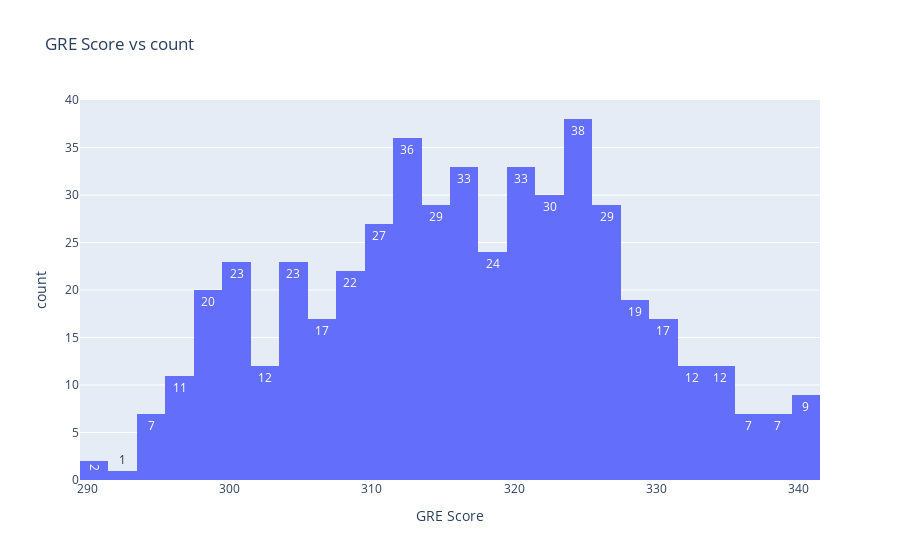
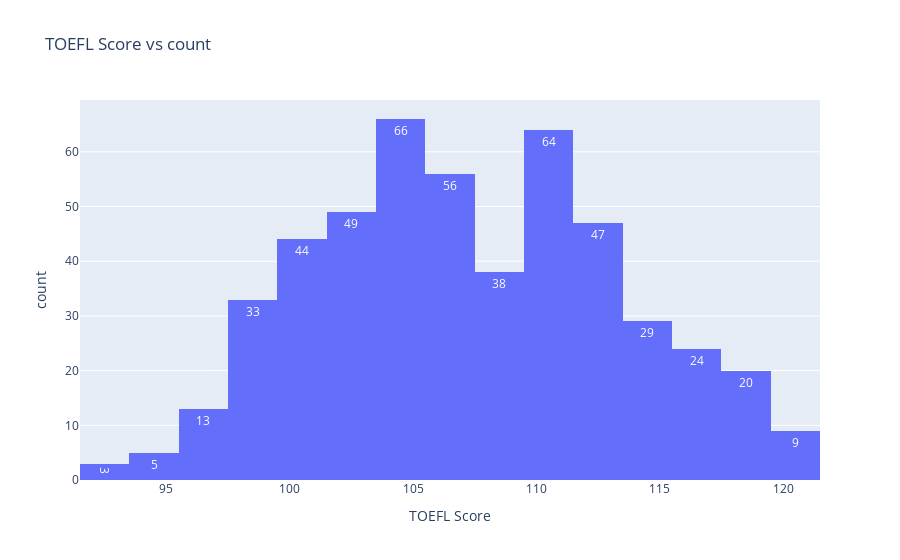
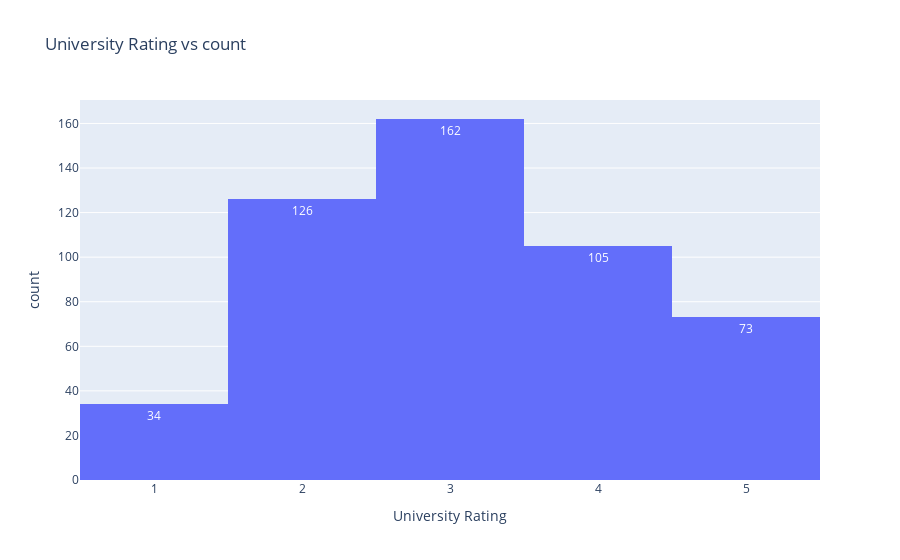
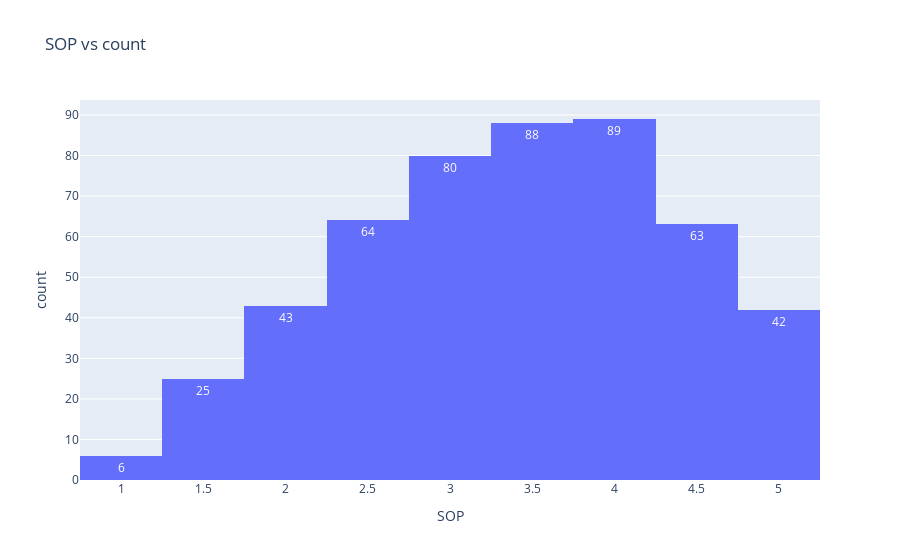

The notebook cell these images were saved under, in order:
### Code cell
for i in df.columns:
    if i =='Serial No.':
        pass
    else:
        fig=px.histogram(df,x=i,text_auto=True,title=i+" vs count")
        fig.show()

### Figure 1 — Plotly figure (JSON) as saved in the notebook; plotly's stock layout.template omitted (floating-point values rounded to 4 significant figures; data arrays with more than 128 entries replaced by an {"elided": "..."} marker saying what was removed)
{"data": [{"alignmentgroup": "True", "bingroup": "x", "hovertemplate": "GRE Score=%{x}<br>count=%{y}<extra></extra>", "legendgroup": "", "marker": {"color": "#636efa", "pattern": {"shape": ""}}, "name": "", "offsetgroup": "", "orientation": "v", "showlegend": false, "texttemplate": "%{value}", "type": "histogram", "x": {"elided": "500 int values"}, "xaxis": "x", "yaxis": "y"}], "layout": {"barmode": "relative", "legend": {"tracegroupgap": 0}, "title": {"text": "GRE Score vs count"}, "xaxis": {"anchor": "y", "domain": [0, 1], "title": {"text": "GRE Score"}}, "yaxis": {"anchor": "x", "domain": [0, 1], "title": {"text": "count"}}}}

### Figure 2 — Plotly figure (JSON) as saved in the notebook; plotly's stock layout.template omitted (floating-point values rounded to 4 significant figures; data arrays with more than 128 entries replaced by an {"elided": "..."} marker saying what was removed)
{"data": [{"alignmentgroup": "True", "bingroup": "x", "hovertemplate": "TOEFL Score=%{x}<br>count=%{y}<extra></extra>", "legendgroup": "", "marker": {"color": "#636efa", "pattern": {"shape": ""}}, "name": "", "offsetgroup": "", "orientation": "v", "showlegend": false, "texttemplate": "%{value}", "type": "histogram", "x": {"elided": "500 int values"}, "xaxis": "x", "yaxis": "y"}], "layout": {"barmode": "relative", "legend": {"tracegroupgap": 0}, "title": {"text": "TOEFL Score vs count"}, "xaxis": {"anchor": "y", "domain": [0, 1], "title": {"text": "TOEFL Score"}}, "yaxis": {"anchor": "x", "domain": [0, 1], "title": {"text": "count"}}}}

### Figure 3 — Plotly figure (JSON) as saved in the notebook; plotly's stock layout.template omitted (floating-point values rounded to 4 significant figures; data arrays with more than 128 entries replaced by an {"elided": "..."} marker saying what was removed)
{"data": [{"alignmentgroup": "True", "bingroup": "x", "hovertemplate": "University Rating=%{x}<br>count=%{y}<extra></extra>", "legendgroup": "", "marker": {"color": "#636efa", "pattern": {"shape": ""}}, "name": "", "offsetgroup": "", "orientation": "v", "showlegend": false, "texttemplate": "%{value}", "type": "histogram", "x": {"elided": "500 int values"}, "xaxis": "x", "yaxis": "y"}], "layout": {"barmode": "relative", "legend": {"tracegroupgap": 0}, "title": {"text": "University Rating vs count"}, "xaxis": {"anchor": "y", "domain": [0, 1], "title": {"text": "University Rating"}}, "yaxis": {"anchor": "x", "domain": [0, 1], "title": {"text": "count"}}}}

### Figure 4 — Plotly figure (JSON) as saved in the notebook; plotly's stock layout.template omitted (floating-point values rounded to 4 significant figures; data arrays with more than 128 entries replaced by an {"elided": "..."} marker saying what was removed)
{"data": [{"alignmentgroup": "True", "bingroup": "x", "hovertemplate": "SOP=%{x}<br>count=%{y}<extra></extra>", "legendgroup": "", "marker": {"color": "#636efa", "pattern": {"shape": ""}}, "name": "", "offsetgroup": "", "orientation": "v", "showlegend": false, "texttemplate": "%{value}", "type": "histogram", "x": {"elided": "500 float values"}, "xaxis": "x", "yaxis": "y"}], "layout": {"barmode": "relative", "legend": {"tracegroupgap": 0}, "title": {"text": "SOP vs count"}, "xaxis": {"anchor": "y", "domain": [0, 1], "title": {"text": "SOP"}}, "yaxis": {"anchor": "x", "domain": [0, 1], "title": {"text": "count"}}}}
